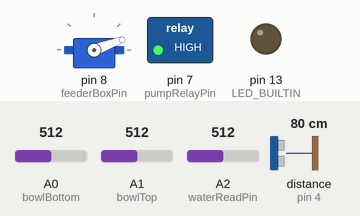
The sketch below on a simulated Arduino Uno, built with avr-gcc and run on an emulated ATmega328P. Parts: servo, switched loads named in the sketch (green lamp = pin HIGH), output pins drawn as LEDs (lit = HIGH). Wiring (inferred from the names in the program): ultrasonic range finder: trigger pin 3; echo pin 4. The inputs (shaded band) are chosen by the test bench; at power-on: distance to the obstacle (sensor on pin 4) 80 cm, A2 (waterReadPin) = 512, A0 (bowlBottom) = 512, A1 (bowlTop) = 512. The echo pulse lasts 58.3 µs per cm; pins used as bus, display or sensor lines are not drawn.

Above: at 1.2 s.
1.3 s: distance to the obstacle (sensor on pin 4) set to 18 cm
2.8 s: distance to the obstacle (sensor on pin 4) set to 14 cm
At 4.2 s:
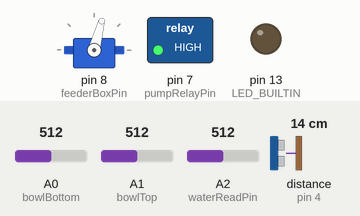
4.5 s: A2 (waterReadPin) set to 434
6.0 s: A2 (waterReadPin) set to 415
At 7.2 s:
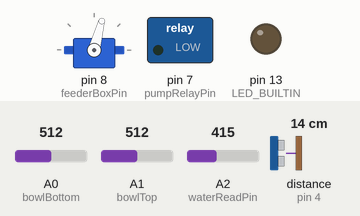
7.5 s: distance to the obstacle (sensor on pin 4) set to 35 cm
At 8.7 s:
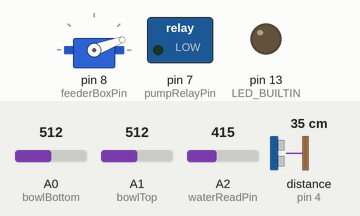
9.0 s: distance to the obstacle (sensor on pin 4) set to 2 cm
At 9.5 s:
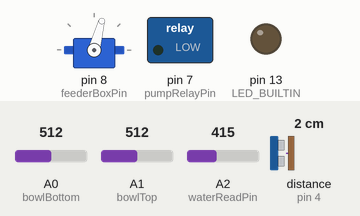
Timing chart, 0 to 11.5 s (numbered marks = the images above; inputs shaded):
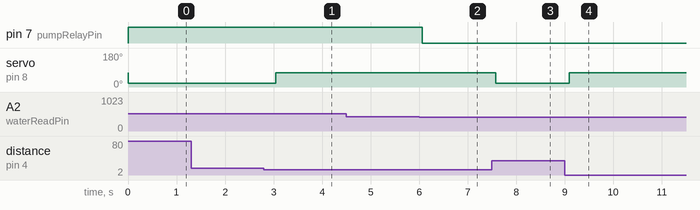

Measured:
- the behaviour switches between 16 and 15 cm on distance to the obstacle (sensor on pin 4) (found by bisection; images 0 and 1)
- the behaviour switches between 428 and 427 on A2 (waterReadPin) (found by bisection; images 1 and 2)
- after the input at 1.3 s, every drawn part: stays the same
- after the input at 2.8 s, servo on pin 8 (feederBoxPin): 20° → 75° after 0.25 s
- after the input at 4.5 s, every drawn part: stays the same
- after the input at 6.0 s, pin 7 (pumpRelayPin): HIGH → LOW after 0.07 s
- after the input at 7.5 s, servo on pin 8 (feederBoxPin): 75° → 20° after 0.08 s
- after the input at 9.0 s, servo on pin 8 (feederBoxPin): 20° → 75° after 0.09 s

The sketch:

auto_feeder.ino
```cpp
// (licence header left out)
// name: auto feeder
// description: a machine that detects when food and water has run out and automatically attempts to refill
// intelligently only carries out refills when it is safe to do so
// perfect for use in cattle and poultry farming

// system schematics (incomplete): https://www.tinkercad.com/things/fEtl90w5uD5-project-auto-feeder/editel?returnTo=/dashboard?collection=designs&sharecode=Eop9zU_BRC4AbcI0ykFd5Q39rgGpT1Hto60VDNmFsO0
// hardware used:
// microcontroller: arduino uno r3
// presence detector: hy-srf05 ultrasonic distance sensor
// feeder box actuator: sg90 micro servo
// bowl state detector: generic photoresistor
// water level sensor: sen18 water level sensor
// water pump: mini submersible auto-priming pump
// relay switch: jqc-3ff-s-z 5v 12a relay

// notes:
// tune values before running to ensure correct operation


#include <Servo.h>


const String version = "v1.3.1r2-release";
const bool serialDebug = false;  // set to true to enable serial debugging
const int baudRate = 9600;

// timeout values
// after a determined period of time passes and no changes are registered on the presence detection sensor, the system halts and must be manually restarted
const unsigned long timeoutInterval = 72;  // time interval in hour, default is 72h
const int loopDelay = 250;                 // time interval in ms, default is 250ms
const unsigned long timeoutCount = timeoutInterval * 3600000 / loopDelay;
int timeSinceLastUpdate = 0;
int timeRemaining = timeoutInterval - (timeSinceLastUpdate * loopDelay / 3600000);

// the feeder box has 2 states: closed and open
// these values can be changed to suit a particular installation
Servo feederBox;
const int feederBoxPin = 8;
const int close = 75, open = 20;  // values in degrees

// pump is connected to external power source and controlled by a relay switch
// this particular switch is low-active, so controls are inverted
const int pumpRelayPin = 7;

// ultrasonic presence detector calibrations
const int trigPin = 3, echoPin = 4;
bool presence = true;
bool prevPresence = presence;
const float distanceThreshold = 15;  // change to configure how close to the sensor is considered present, in cm

// photoresistor calibrations
const int bowlBottom = A0, bowlTop = A1;
bool bowlFull = true, bowlEmpty = false;
int photoresMin = 1, photoresMax = 860;  // tune these values before running (measured with 330 ohm resistors)
const float sensitivity = 0.015;         // value from 0 to 1
int photoresThreshold = (photoresMin + photoresMax) * sensitivity;

// water sensor calibrations
const int waterReadPin = A2;
const int waterEmpty = 0, waterFull = 450;  // tune these values before running
const float multiplier = 0.95;              // value from 0 to 1, values closer to 1 means higher threshold
const int waterThreshold = (waterEmpty + waterFull) * multiplier;
int waterLevel = waterFull;


void setup() {
  if (serialDebug == true) Serial.begin(baudRate);

  pinMode(LED_BUILTIN, OUTPUT);

  pinMode(bowlBottom, INPUT);
  pinMode(bowlTop, INPUT);

  pinMode(trigPin, OUTPUT);
  pinMode(echoPin, INPUT);

  pinMode(waterReadPin, INPUT);

  feederBox.attach(feederBoxPin);
  feederBox.write(close);  // ensures feeder box is closed and  door secured

  pinMode(pumpRelayPin, OUTPUT);
  digitalWrite(pumpRelayPin, HIGH);  // ensures pump is off
}

void loop() {
  // reads bowl state and detect presence
  bowlEmpty = !dark(analogRead(bowlBottom));
  bowlFull = dark(analogRead(bowlTop));
  waterLevel = analogRead(waterReadPin);
  presence = detectPresence();

  // feeder box is open only when bowl is empty and it is not full and no presence is detected
  if (bowlEmpty && !bowlFull && !presence) {
    feederBox.write(open);
  }
  // if the bowl becomes full or presence is detected, refilling stops
  if (bowlFull || presence) {
    feederBox.write(close);
  }

  // pumps water in when the water level goes below the threshold
  if (waterLevel <= waterThreshold && waterLevel < waterFull) {
    digitalWrite(pumpRelayPin, LOW);
  }
  // if the water bowl is full, pumping stops
  if (waterLevel >= waterFull) {
    digitalWrite(pumpRelayPin, HIGH);
  }

  // advances timeout counter if presence status does not change
  if (presence == prevPresence) {
    timeSinceLastUpdate++;
  } else {
    timeSinceLastUpdate = 0;
  }

  if (serialDebug == true) printDebug();

  if (timeSinceLastUpdate >= timeoutCount) timeout();

  prevPresence = presence;

  delay(loopDelay);
}


// checks photoresistor state based on readings
// returns true if the photoresistor is obscured, otherwise return false
bool dark(int reading) {
  return (reading < photoresThreshold) ? true : false;
}

// helper function
// returns a float signifying distance measured in cm
float measureDistance() {
  digitalWrite(trigPin, LOW);
  delayMicroseconds(2);
  digitalWrite(trigPin, HIGH);
  delayMicroseconds(10);
  digitalWrite(trigPin, LOW);

  float duration = pulseIn(echoPin, HIGH);
  float distance = duration * 0.0343 / 2;

  return distance;
}

// detects presence using the ultrasonic distance sensor
// detection threshold can be tuned (default is 50 cm)
bool detectPresence() {
  float distance = measureDistance();
  return (distance <= distanceThreshold) ? true : false;
}

// timeout function
// also flashes the built in led to notify user
void timeout() {
  Serial.print("FarmWare ");
  Serial.print(version);
  Serial.println(" serial debugger\n");

  Serial.println("System timed out due to inactivity.");
  Serial.println("Press reset button to restart.\n");

  Serial.println("-----------------------------------------");

  while (true) {
    digitalWrite(LED_BUILTIN, HIGH);
    delay(1000);
    digitalWrite(LED_BUILTIN, LOW);
    delay(1000);
  }
}

// for development use only
// prints debug info to the serial monitor
void printDebug() {
  Serial.print("FarmWare ");
  Serial.print(version);
  Serial.println(" serial debugger\n");

  Serial.print("Presence detection: ");
  if (presence == true) {
    Serial.println("detected");
  } else {
    Serial.println("none");
  }
  Serial.print("Detection range: ");
  Serial.print((int)distanceThreshold);
  Serial.println("cm");
  Serial.print("Timeout: ");
  Serial.print(timeRemaining);
  Serial.print(" hour(s) (");
  Serial.print(timeSinceLastUpdate);
  Serial.print(" / ");
  Serial.print(timeoutCount);
  Serial.println(")\n");

  Serial.print("Bowl state: ");
  if (presence == true) {
    Serial.println("presence detected");
    Serial.println("Feeder box: closed\n");
  } else {
    if (bowlFull) {
      Serial.println("full");
      Serial.println("Feeder box: closed\n");
    } else if (bowlEmpty) {
      Serial.println("empty");
      Serial.println("Feeder box: open\n");
    } else {
      Serial.println("nominal");
      Serial.println("Feeder box: closed\n");
    }
  }

  Serial.print("Water level: ");
  Serial.println(waterLevel);
  Serial.print("Water level threshold: ");
  Serial.println(waterThreshold);
  if (waterLevel <= waterThreshold) {
    Serial.println("Pump: running\n");
  } else {
    Serial.println("Pump: standby\n");
  }

  Serial.println("-----------------------------------------");

  delay(750);
}
```
